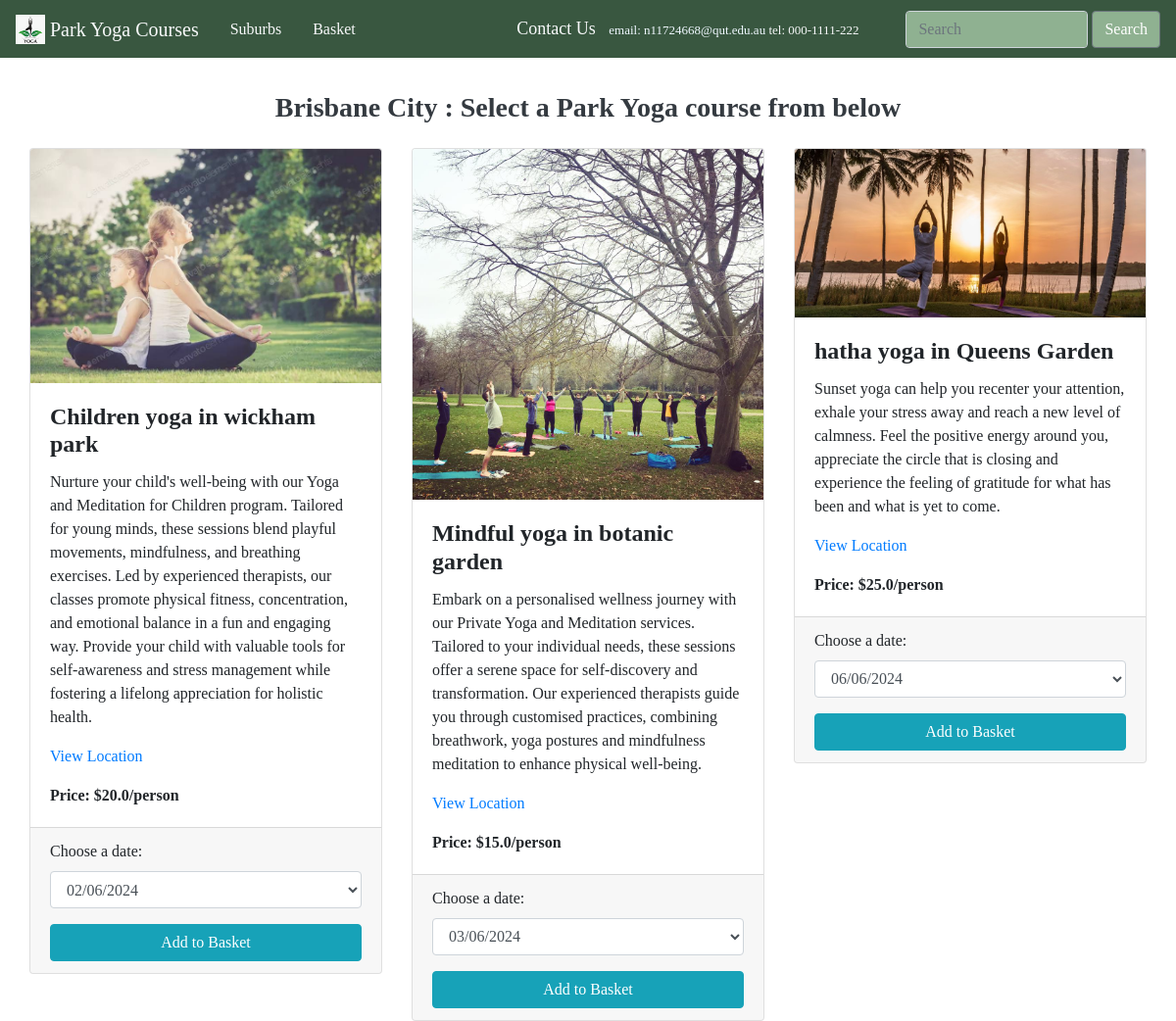
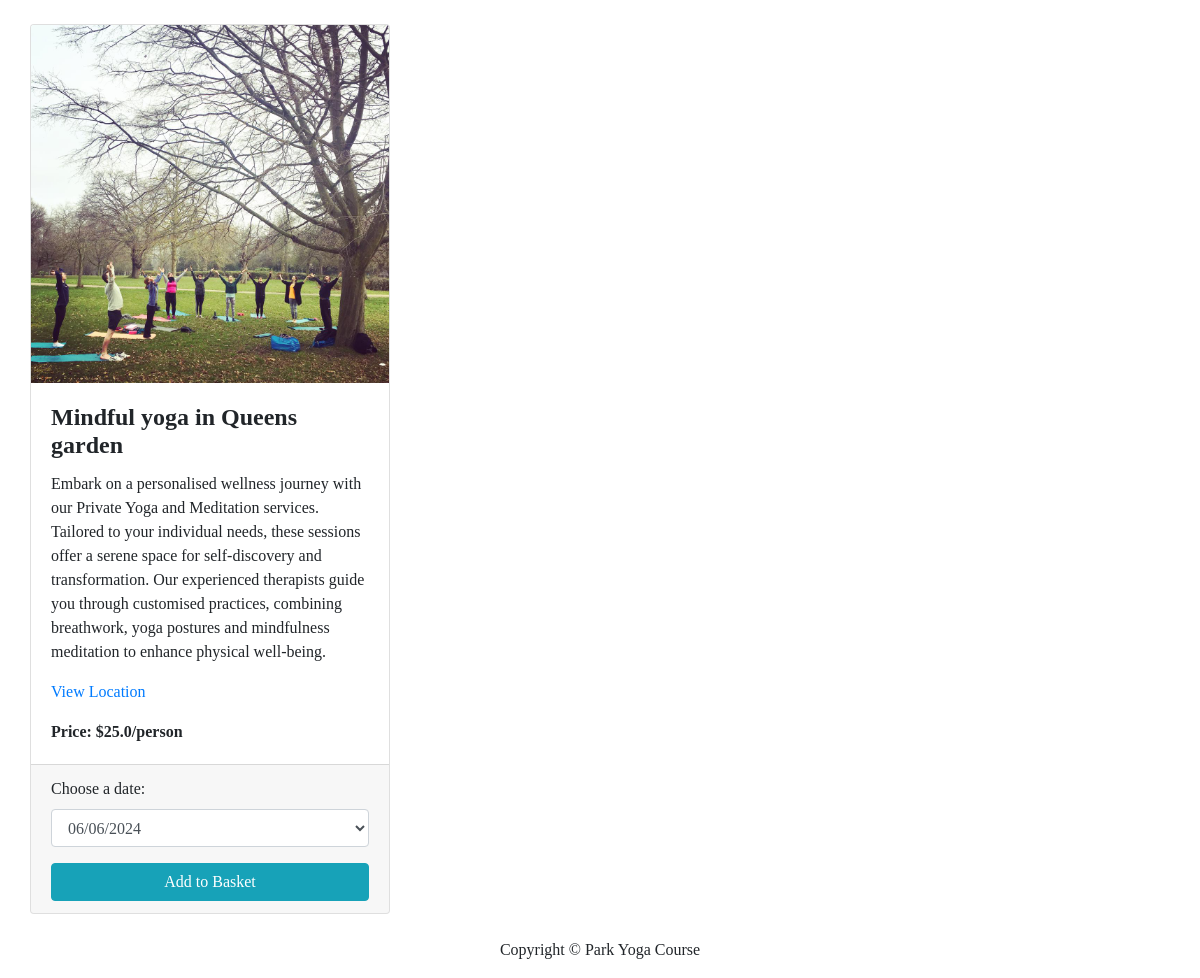
/courses/1, run on the app's committed database (2 pictures, top to bottom).
### parkyoga/models.py (models this page shows, shortened)
class Suburb(db.Model):
    __tablename__ = 'suburbs'
    id = db.Column(db.Integer, primary_key=True)
    name = db.Column(db.String(64), unique=True)
    description = db.Column(db.String(500), nullable=False)
    image = db.Column(db.String(60), nullable=False, default='defaultsuburb.jpg')
    courses = db.relationship('Course', backref='suburbs', cascade="all, delete-orphan")

class Course(db.Model):
    __tablename__ = 'courses'
    id = db.Column(db.Integer, primary_key=True)
    name = db.Column(db.String(64), nullable=False)
    description = db.Column(db.String(500), nullable=False)
    image = db.Column(db.String(60), nullable=False)
    price = db.Column(db.Float, nullable=False)
    date = db.Column(db.DateTime, nullable=False)
    location=db.Column(db.String(500),nullable=True)
    suburb_id = db.Column(db.Integer, db.ForeignKey('suburbs.id'))

### parkyoga/views.py (the view)
@main_bp.route('/courses/<int:suburb_id>')
def yogacourse(suburb_id):
    courses = db.session.scalars(db.select(Course).where(Course.suburb_id==suburb_id)).all()
    suburb_name = db.session.scalar(db.select(Suburb.name).where(Suburb.id == suburb_id))
    for course in courses:
        course.new_dates = [
            course.date,
            course.date + timedelta(days=3),
            course.date + timedelta(days=7),
            course.date + timedelta(days=10)
        ]
    return render_template('yogacourse.html', courses=courses,suburb_name=suburb_name)

### parkyoga/templates/yogacourse.html (shortened to what this page needs)
{% extends 'base.html' %}
{% block main %}
<section style="font-family: Cambria, Cochin, Georgia, Times, 'Times New Roman', serif;">
    <div class="text-dark text-center">
        <div>
            <p class="h3 text-dark mb-4" style="font-weight: bolder; margin-top: 2%;"> {{suburb_name}} : Select a Park Yoga course from below</p>
        </div>
    </div>
    <div class="container">
        <div class="row">
            {% for course in courses %}
            <div class="col-md-4">
                <div class="card mb-4">
                    <img class="card-img-top" src="{{url_for('static', filename='img/' + course.image)}}" alt="Card image">
                    <div class="card-body">
                        <h4 class="card-title" style="font-weight: bold;">{{course.name}}</h4>
                        <p class="card-text">{{course.description}}</p>
                        <p class="card-text"><a href="{{ course.location }}">View Location</a></p>
                        <p class="card-text" style="font-weight: bolder;">Price: ${{course.price}}/person</p>
                    </div>
                    <div class="card-footer">
                        <form action="{{url_for('main.order')}}" method="POST">
                            <div class="form-group">
                                <label for="course_date">Choose a date:</label>
                                <select class="form-control" id="course_date" name="course_date">
                                    {% for date in course.new_dates %}
                                    <option value="{{ date }}">{{ date.strftime('%d/%m/%Y') }}</option>
                                    {% endfor %}
                                </select>
                            </div>
                            <input class="btn btn-info btn-block" type="submit" value="Add to Basket">
                        </form>
                    </div>
                </div>
            </div>
            {% endfor %}
        </div>
    </div>
</section>
{% endblock %}

### parkyoga/templates/base.html (shortened to what this page needs)
<!DOCTYPE html>
<html lang="en">
<head>
    <link rel="stylesheet" href="https://cdn.jsdelivr.net/npm/bootstrap@4.6.2/dist/css/bootstrap.min.css">
</head>
<body>
    <header>
        <nav class="navbar navbar-expand-lg navbar-light bg-info fixed-top"  style="font-family:'Gill Sans', 'Gill Sans MT', Calibri, 'Trebuchet MS'">
            <a class="navbar-brand text-light" href="{{url_for('main.index')}}">
                <img src="{{url_for('static', filename='img/yogalogo.png')}}" width="30" height="30" class="d-inline-block align-top"
                    alt="Park Yoga Logo">
                Park Yoga Courses
            </a>
            <div class="collapse navbar-collapse" id="navbarNav">
                <a class="nav-item nav-link text-light" href="{{url_for('main.index', _anchor='suburbs_anchor')}}">Suburbs</a>
                <a class="nav-item nav-link text-light" href="{{url_for('main.order')}}">Basket</a>
                <ul class="nav navbar-nav ml-auto">
                    <li class="nav-item active">
                        <span class="navbar-text text-light" style="font-size:large; color: aliceblue; margin-right: 0.1in;">Contact Us </span>
                        <a target="_blank" rel="noopener noreferrer nofollow" href="mailto:n11724668@qut.edu.au" style="font-size: small; color: aliceblue; "> email: n11724668@qut.edu.au  </a>
                        <span class="navbar-text text-light" style="font-size: small; color: aliceblue;">tel: 000-1111-222</span>
                    </li>
                    <form class="form-inline my-2 my-lg-0 ml-5" method="GET" action="{{ url_for('main.index') }}">
                        <input class="form-control" type="search" name="q" placeholder="Search" aria-label="Search" style="background-color: rgba(180, 215, 180, 0.7);">
                        <button class="btn btn-outline-black btn btn-secondary btn-s my-0 ml-1" type="submit" style="background-color: rgba(180, 215, 180, 0.7);">Search</button>
                    </form>
            </div>
        </nav>
        <div style="padding-top: 70px;"></div>
    </header>
    <div class="container-fluid">
        <main>
            {% block main %}
            {% endblock %}
        </main>
    </div>
    <footer class="footer">
        <div class="container text-center">
            <p>Copyright &copy; Park Yoga Course</p>
        </div>
    </footer>
</body>
</html>

### parkyoga/templates/base.html (style rules this page uses)
.bg-info { background-color: #395740 !important; }
.container { max-width: unset; }
.container { font-family: Cambria, Cochin, Georgia, Times, 'Times New Roman', serif; }

### data on the page
Suburb: name "Brisbane City"
Course: image (picture), name "Children yoga in wickham park", description "Nurture your child's well-being with our Yoga and Meditation for Children program. Tailored for young minds, these sessions blend playful movements, mindfulness, and breathing exercises. Led by experienced therapists, our classes promote physical fitness, concentration, and emotional balance in a fun and engaging way. Provide your child with valuable tools for self-awareness and stress management while fostering a lifelong appreciation for holistic health.", price "20.0"
Course: image (picture), name "Mindful yoga in botanic garden", description "Embark on a personalised wellness journey with our Private Yoga and Meditation services. Tailored to your individual needs, these sessions offer a serene space for self-discovery and transformation. Our experienced therapists guide you through customised practices, combining breathwork, yoga postures and mindfulness meditation to enhance physical well-being.", price "15.0"
Course: image (picture), name "hatha yoga in Queens Garden", description "Sunset yoga can help you recenter your attention, exhale your stress away and reach a new level of calmness. Feel the positive energy around you, appreciate the circle that is closing and experience the feeling of gratitude for what has been and what is yet to come.", price "25.0"
Course: image (picture), name "Mindful yoga in Queens garden", description "Embark on a personalised wellness journey with our Private Yoga and Meditation services. Tailored to your individual needs, these sessions offer a serene space for self-discovery and transformation. Our experienced therapists guide you through customised practices, combining breathwork, yoga postures and mindfulness meditation to enhance physical well-being.", price "25.0"

### other printed values
form field course_date "02/06/2024"
form field course_date "03/06/2024"
form field course_date "06/06/2024"
